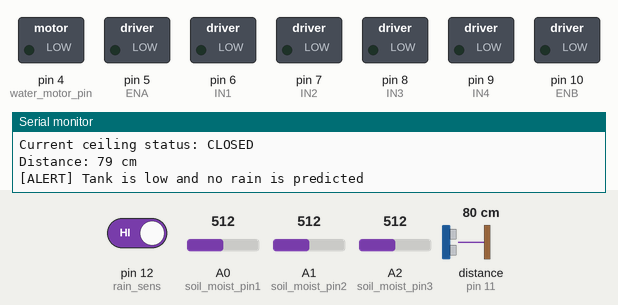
A sketch run on a simulated Arduino Uno, built with avr-gcc and run on an emulated ATmega328P. Shown: switched loads named in the sketch (green lamp = pin HIGH), the last lines printed to the serial monitor. Wiring (inferred from the names in the program): ultrasonic range finder: trigger pin 13; echo pin 11. The inputs (shaded band) are chosen by the test bench; at power-on: A0 (soil_moist_pin1) = 512, pin 12 (rain_sens) HIGH, A1 (soil_moist_pin2) = 512, A2 (soil_moist_pin3) = 512, distance to the obstacle (sensor on pin 11) 80 cm. The echo pulse lasts 58.3 µs per cm; pins used as bus, display or sensor lines are not drawn.

Above: at 1.2 s.
1.3 s: A0 (soil_moist_pin1) set to 585
4.2 s: A0 (soil_moist_pin1) set to 615
At 7.4 s:
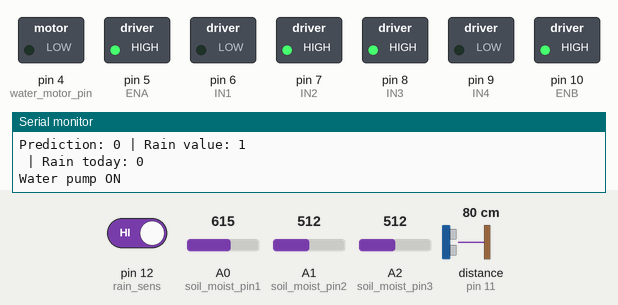
11.9 s: pin 12 (rain_sens) driven LOW
At 16.8 s:
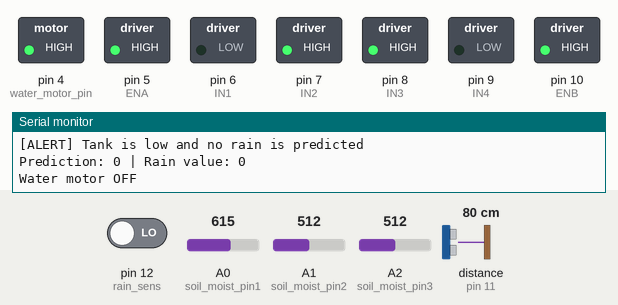
19.5 s: A0 (soil_moist_pin1) set to 590
At 24.3 s:
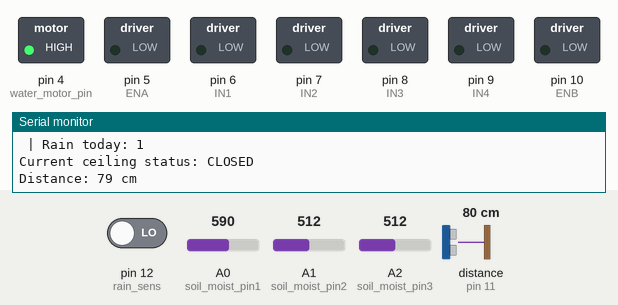
Timing chart, 0 to 25.8 s (numbered marks = the images above; inputs shaded):
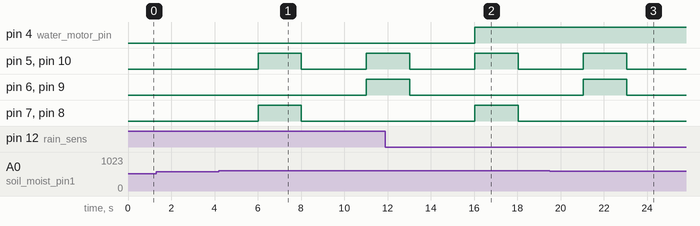

The sketch:

arduino.ino
```cpp
#include <Wire.h>
#include <SoftwareSerial.h>
SoftwareSerial SLAVE_SERVO_SERIAL(2, 3); //rx,tx

const byte I2C_ADDRESS = 8;

#define IN1 6
#define IN2 7
#define IN3 8
#define IN4 9
#define ENA 5
#define ENB 10

const int soil_moist_pin1 = A0;
const int soil_moist_pin2 = A1;
const int soil_moist_pin3 = A2;

#define water_motor_pin 4

#define tank_threshold 12 /// modify 7sb 2l ra8ba


int rain_sens = 12;

int tank_flag = 0;

int waterPump_flag = 0;

int ceilingEnable = 0;

int pumpEnable = 0;


#define TRIGGER_PIN  13
#define ECHO_PIN  11

long duration;
int distance;


int ceilingStatus = 0;
int dry = 0;
int ceilingActionTaken = 0;


volatile int receivedPrediction = 0;
int rainToday = 0;

float soil_moist(int pin) {
  return analogRead(pin);
}

// Called when ESP requests data
void send_sensors_data() {


  int soil1 = analogRead(soil_moist_pin1);
  int soil2 = analogRead(soil_moist_pin2);
  int soil3 = analogRead(soil_moist_pin3);
  Wire.write(rainToday>> 8); Wire.write(rainToday & 0xFF);
  Wire.write(soil1 >> 8); Wire.write(soil1 & 0xFF);
  Wire.write(soil2 >> 8); Wire.write(soil2 & 0xFF);
  Wire.write(soil3 >> 8); Wire.write(soil3 & 0xFF);
  Wire.write(distance >> 8); Wire.write(distance & 0xFF);
  Wire.write(waterPump_flag);
  Wire.write(ceilingStatus);
  Wire.write(tank_flag);

}

void openCeiling(){
  analogWrite(ENA, 255);  // Full speed to open-side motors
  analogWrite(ENB, 255);  // Full speed to close-side motors

  // A+B: Push (reverse)
  digitalWrite(IN1, LOW);
  digitalWrite(IN2, HIGH);

  // C+D: Pull (forward)
  digitalWrite(IN3, HIGH);
  digitalWrite(IN4, LOW);

  delay(2000); // Run for 5 sec

  stopCeiling();  // Stop all
  ceilingStatus = 1; //  OPEN = 1
}

void closeCeiling() {
  analogWrite(ENA, 255);  // Full speed to open-side motors
  analogWrite(ENB, 255);  // Full speed to close-side motors

  // A+B: Pull (e.g., forward)
  digitalWrite(IN1, HIGH);
  digitalWrite(IN2, LOW);

  // C+D: Push (reverse)
  digitalWrite(IN3, LOW);
  digitalWrite(IN4, HIGH);

  delay(2000); // Run for 5 sec

  stopCeiling();  // Stop all
  ceilingStatus = 0; //  CLOSED = 0
}


void stopCeiling() {
  // Stop motor A+B
  digitalWrite(IN1, LOW);
  digitalWrite(IN2, LOW);
  digitalWrite(ENA, LOW);

  // Stop motor C+D
  digitalWrite(IN3, LOW);
  digitalWrite(IN4, LOW);
  digitalWrite(ENB, LOW);
}


// Called when ESP sends data
void receive_data(int data_size) {
  if (data_size >= 4) {
  int highByte = Wire.read();
  int lowByte = Wire.read();
  receivedPrediction = (highByte << 8) | lowByte;
  ceilingEnable = Wire.read();
  pumpEnable = Wire.read();
}
  while (Wire.available()) Wire.read(); // Flush any extra
}

int tank_Check(){

digitalWrite(TRIGGER_PIN, LOW);
  delayMicroseconds(2);
  digitalWrite(TRIGGER_PIN, HIGH);
  delayMicroseconds(10);
  digitalWrite(TRIGGER_PIN, LOW);

  // Read the echo pin and calculate distance
  duration = pulseIn(ECHO_PIN, HIGH);
  distance = (duration * 0.0343) / 2; // speed of sound = 343 m/s


  return distance;

  delay(500);


}

void checkSoilDryStatus() {
  dry = 0;
  const int DRY_THRESHOLD = 600;
  float moist[3] = {
    soil_moist(A0),
    soil_moist(A1),
    soil_moist(A2)
  };

  for (int i = 0; i < 3; i++) {
    if (moist[i] > DRY_THRESHOLD) {
      dry = 1;
      break;
    }
  }
}

//////////////////////////////////////////////////////////////////////////////////////////// trace conditions
void irregate() {

if (pumpEnable == 1) {
  // proceed to control water pump
  do {
    digitalWrite(water_motor_pin, LOW);
    Serial.print("Water pump ON\n");
    waterPump_flag = 1;

    if (pumpEnable == 0 || dry == 0) {
      digitalWrite(water_motor_pin, HIGH);
      Serial.print("Water motor OFF\n");
      waterPump_flag = 0;
      break;
    }

  } while (dry == 1);
}


if (ceilingEnable == 1) {
  // proceed to open/close ceiling
  if (ceilingActionTaken == 0 && ceilingStatus != 1) {
      openCeiling();
      Serial.print("Ceiling is opened by the User Manually\n");
      ceilingActionTaken = 1;
    }
}
else if(ceilingEnable == 0){
  if (ceilingActionTaken == 0 && ceilingStatus != 0) {
      closeCeiling();
      Serial.print("Ceiling is Closed by the User Manually\n");
      ceilingActionTaken = 1;
    }

}


  if (receivedPrediction == 1 && dry == 1) {
    digitalWrite(water_motor_pin, HIGH);
    Serial.print("Water pump OFF\n");

    if (ceilingActionTaken == 0 && ceilingStatus != 1) {
      openCeiling();
      Serial.print("Ceiling is Open\n");
      ceilingActionTaken = 1;
    }
  }
  else if (receivedPrediction == 0 && dry == 1) {
    digitalWrite(water_motor_pin, LOW);
    Serial.print("Water pump ON\n");
    waterPump_flag = 1;

    if (ceilingActionTaken == 0 && ceilingStatus != 1) {
      openCeiling();
      Serial.print("Ceiling is Open\n");
      ceilingActionTaken = 1;
    }
  }
  else if (receivedPrediction == 1 && dry == 0) {
    if (ceilingActionTaken == 0 && ceilingStatus != 0) {
      closeCeiling();
      Serial.print("Ceiling is Closed\n");
      ceilingActionTaken = 1;
    }

    digitalWrite(water_motor_pin, HIGH);
    Serial.print("Water motor OFF\n");
    waterPump_flag = 0;
  }
}


void setup() {
  Serial.begin(115200);

  SLAVE_SERVO_SERIAL.begin(9600);

  pinMode(soil_moist_pin1, INPUT);
  pinMode(soil_moist_pin2, INPUT);
  pinMode(soil_moist_pin3, INPUT);
  pinMode(rain_sens, INPUT);

  pinMode(IN1, OUTPUT); pinMode(IN2, OUTPUT);
  pinMode(IN3, OUTPUT); pinMode(IN4, OUTPUT);
  pinMode(ENA, OUTPUT); pinMode(ENB, OUTPUT);
  pinMode(water_motor_pin, OUTPUT);

  pinMode(TRIGGER_PIN, OUTPUT);
  pinMode(ECHO_PIN, INPUT);


  Wire.begin(I2C_ADDRESS);
  Wire.onReceive(receive_data);
  Wire.onRequest(send_sensors_data);
}

void loop() {

  ceilingActionTaken = 0;


  checkSoilDryStatus();

  Serial.print("Prediction: ");
  Serial.print(receivedPrediction);


  int rain_value = digitalRead(rain_sens);


  Serial.print(" | Rain value: ");
  Serial.println(rain_value);


  if(rain_value == 0){

    digitalWrite(water_motor_pin, HIGH);
    Serial.print("Water motor OFF\n");
    waterPump_flag = 0;

  }


  if (rain_value == 0 && dry == 0) {
  rainToday = 1;
  if (ceilingStatus != 0) {
    closeCeiling();
    Serial.print("Ceiling is Closed because of RAIN sensor\n");
    ceilingActionTaken = 1;
  }
}
else if (rain_value == 0 && dry == 1) {
  rainToday = 1;

  if (ceilingStatus != 1) {
    openCeiling();
    Serial.print("Ceiling is Opened to water plants\n");
    ceilingActionTaken = 1;
  }
}
else if (rain_value == 1) {
  rainToday = 0;
}


Serial.print(" | Rain today: ");
  Serial.println(rainToday);


if(rainToday != 1){

  irregate();

}

Serial.print("Current ceiling status: ");
Serial.println(ceilingStatus == 1 ? "OPEN" : "CLOSED"); /////tracing


  int tank_lvl = tank_Check();

  Serial.print("Distance: ");
  Serial.print(distance);
  Serial.println(" cm");

  if(tank_lvl > tank_threshold){
if (receivedPrediction == 1 || rain_value == 0) {
      // Rain expected or detected, and tank is low → command Arduino #2
      SLAVE_SERVO_SERIAL.println("OPEN_SLIDER");
      SLAVE_SERVO_SERIAL.println(" ");

    } else if (receivedPrediction == 0 ) {
      // No rain expected and tank low → send alert to Firebase replace with firebase alert ya kimo
      Serial.println("[ALERT] Tank is low and no rain is predicted");
      //fire base flag of tank low lvl
      tank_flag = 1;

    }
  } else {
    Serial.println("Tank level good, no servo action");
    SLAVE_SERVO_SERIAL.println("CLOSE_SLIDER");
    SLAVE_SERVO_SERIAL.println(" ");

    Serial.println("Sent CLOSE_SLIDER command.");
    tank_flag = 0;

  }


delay(3000);
}
```

Measured:
- the behaviour switches between 600 and 601 on A0 (soil_moist_pin1) (found by bisection; images 0 and 1)
- after the input at 4.2 s, pin 5 (ENA), pin 10 (ENB): LOW → HIGH after 1.8 s, → LOW 2.0 s later, → HIGH 3.0 s later; pin 6 (IN1), pin 9 (IN4): LOW → HIGH after 6.8 s; pin 7 (IN2), pin 8 (IN3): LOW → HIGH after 1.8 s, → LOW 2.0 s later
- after the input at 11.9 s, pin 4 (water_motor_pin): LOW → HIGH after 4.1 s
- after the input at 19.5 s, pin 5 (ENA), pin 6 (IN1), pin 9 (IN4), pin 10 (ENB): LOW → HIGH after 1.6 s, → LOW 2.0 s later
